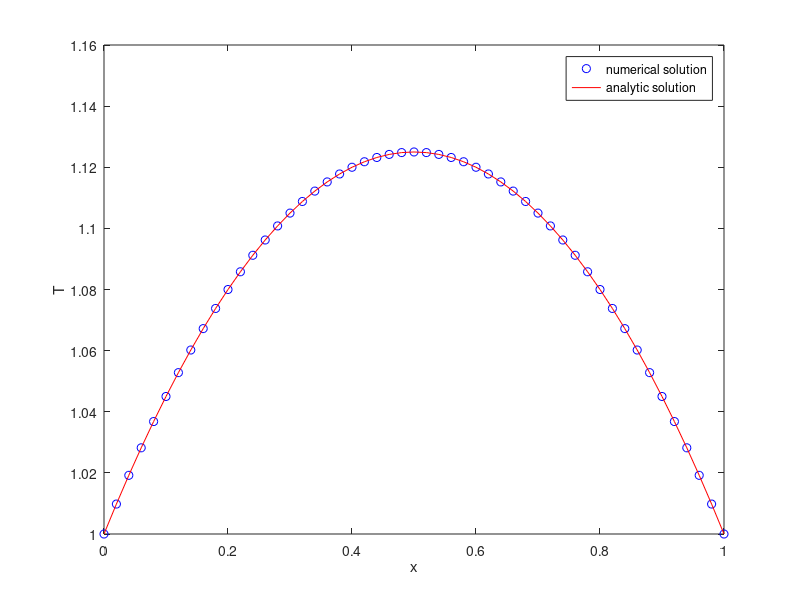

Recreate this plot in MATLAB.
% heat.m
% MATLAB/Octave commands for solving the ordinary differential equation
% T''(x) = -1 with T(0) = 1 and T(1) = 1

% set the number of approximation points to be n+1=51
n = 50;

% create the set of points x_i
X = linspace(0,1,n+1);

% set the gap between points (DX)
dx = 1/n;

% create the matrix L
L = ( diag(-2*ones(1,n+1)) + diag(ones(1,n),-1) + diag(ones(1,n),1) );
L(1,1) = 1;
L(1,2) = 0;
L(n+1,n+1) = 1;
L(n+1,n) = 0;

% create the vector for the right-hand-side of the matrix equation
r = -ones(n+1,1)*dx^2;
r(1) = 1;
r(n+1) = 1;

% solve the matrix equation
T = L\r;

% plot the solution and the analytic solution
plot(X,T,'bo', X,-0.5*X.*(X-1)+1,'r-');
legend('numerical solution', 'analytic solution');
xlabel('x');
ylabel('T');

